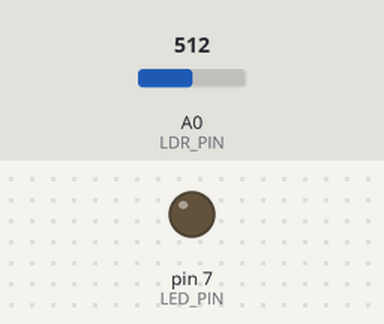
Simulated run of this sketch. Board: Arduino Uno, built with avr-gcc and run on an emulated ATmega328P. On the bench: output pins drawn as LEDs (lit = HIGH). The test bench sets the inputs (shaded band); at power-on: A0 (LDR_PIN) = 512.

Above: at 1.2 s.
1.3 s: A0 (LDR_PIN) set to 107
2.8 s: A0 (LDR_PIN) set to 91
At 3.2 s:
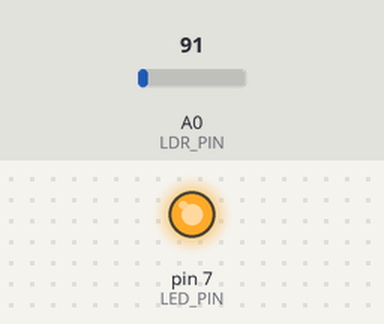
4.3 s: A0 (LDR_PIN) set to 110
At 5.5 s:
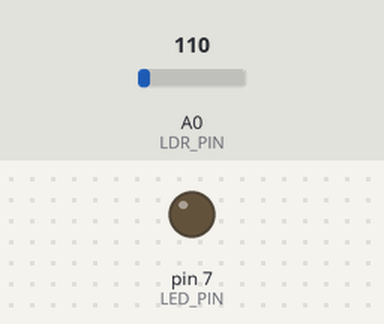
5.8 s: A0 (LDR_PIN) set to 90
At 6.7 s:
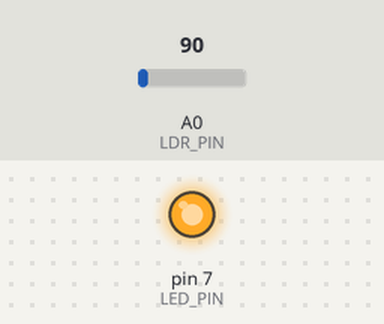
Timing chart, 0 to 8.3 s (numbered marks = the images above; inputs shaded):
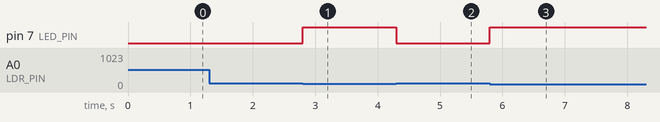

The sketch:

3.4.ino
```cpp
const int LED_PIN = 7;

const int LDR_PIN = A0;

void setup() {
  // put your setup code here, to run once:
  pinMode(LED_PIN, OUTPUT);
  pinMode(LDR_PIN, INPUT);

}

void loop() {
  // put your main code here, to run repeatedly:
  int ldrVal = analogRead(LDR_PIN);

  if(ldrVal <= 100)
    digitalWrite(LED_PIN, HIGH);

   else
    digitalWrite(LED_PIN, LOW);
}
```

Measured:
- the behaviour switches between 101 and 100 on A0 (LDR_PIN) (found by bisection; images 0 and 1)
- after the input at 1.3 s, every drawn part: stays the same
- after the input at 2.8 s, pin 7 (LED_PIN): LOW → HIGH at once
- after the input at 4.3 s, pin 7 (LED_PIN): HIGH → LOW at once
- after the input at 5.8 s, pin 7 (LED_PIN): LOW → HIGH at once
